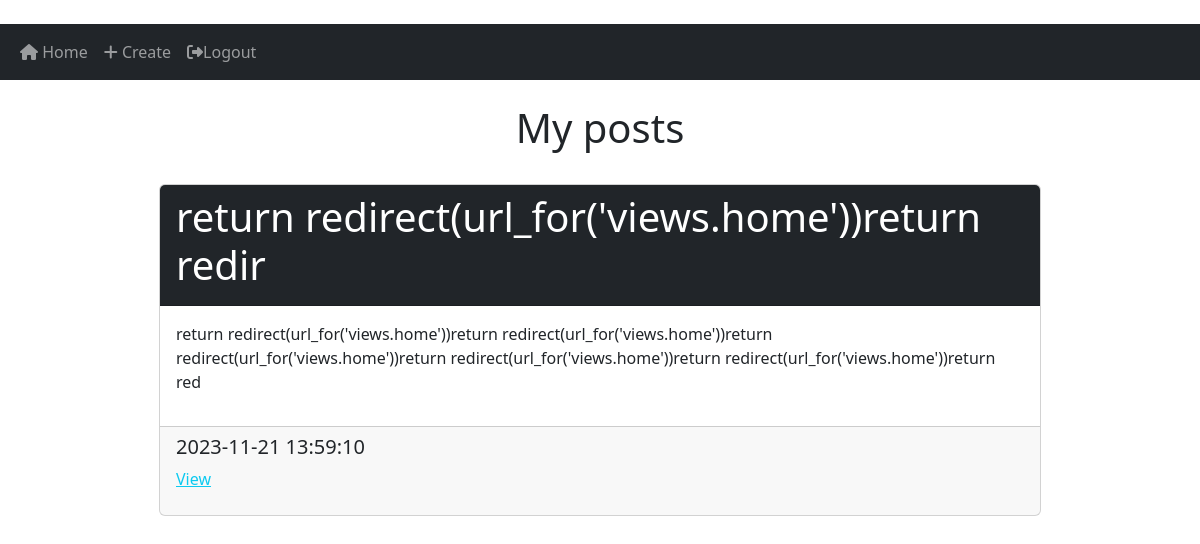
Screenshot of /posts/Nilufar (signed in) with the database file from the repository.
### website/models.py (models this page shows)
class Post(db.Model):
    id = db.Column(db.Integer, primary_key=True)
    title = db.Column(db.String)  #learn
    text = db.Column(db.Text, nullable=False) #nullable mean is if input is empty
    author_id = db.Column(db.Integer(), db.ForeignKey('user.id', ondelete="CASCADE"), nullable=False) #please find more information for this line
    date_created = db.Column(db.DateTime(timezone=True), default=func.now())
    comments = db.relationship('Comment', backref='comentcha', passive_deletes=True)

### website/views.py (the view)
@views.route('/posts/<username>')
@login_required
def user_posts(username):
    target_user = User.query.filter_by(username=username).first()
    if not target_user:
        flash('This useraname is not exist', category='error')
        return redirect(url_for('views.home'))
    else:
        posts = target_user.posts
        if target_user.username == current_user.username:
            username = 'My'
        return render_template('user_posts.html', username=username, user_posts=posts, user=current_user)

### website/__init__.py (called while the page is built)
def create_app():
    app = Flask(__name__)
    app.config['SECRET_KEY'] = 'asdsadsadasfasdasda'
    app.config['SQLALCHEMY_DATABASE_URI'] = f'sqlite:///{DB_NAME}'
    db.init_app(app)
    from .views import views
    from .auth import auth
    from .models import User, Post
    with app.app_context():
        db.create_all()
    app.register_blueprint(views, url_prefix='/')
    app.register_blueprint(auth, url_prefix='/')
    login_manager = LoginManager()
    login_manager.login_view = 'auth.login'
    login_manager.init_app(app)
    @login_manager.user_loader
    def load_user(id):
        return User.query.get(int(id))
    return app

### website/templates/user_posts.html (shortened to what this page needs)
﻿{% extends 'base.html' %}
{% block content %}
<br>
<div class="text-center w-50 mx-auto">
    <h1>{{ username }} posts</h1>
</div>
{% for post in user_posts[::-1] %}
    <br>
    <div class="post card mb-3 w-75 mx-auto">
        <div class="card-title card-header bg-dark text-white">
            <h1>{{ post.title[:50] }}</h1>
        </div>
        <div class="card-body">
            <p>{{ post.text[:200] }}<p>
        </div>
        <div class="card-footer">
            <h5>{{ post.date_created }}</h5>
            <p><a href="/post/{{ post.id }}" class="link-info">View</a></p>
        </div>
    </div>
    <br>
{% endfor %}
{% endblock %}

### rows the page displays
Post: title "return redirect(url_for('views.home'))return redir", text "return redirect(url_for('views.home'))return redirect(url_for('views.home'))return redirect(url_for('views.home'))return redirect(url_for('views.home'))return redirect(url_for('views.home'))return red", date_created "2023-11-21 13:59:10"

### other values shown
{{ username }} "My"
